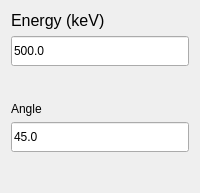
                      <widget class="QWidget" name="page_anangle">
                       <layout class="QVBoxLayout" name="verticalLayout_12">
                        <item>
                         <layout class="QGridLayout" name="gridLayout_8">
                          <property name="bottomMargin">
                           <number>30</number>
                          </property>
                          <item row="2" column="0">
                           <widget class="QLineEdit" name="LneAngle">
                            <property name="sizePolicy">
                             <sizepolicy hsizetype="Expanding" vsizetype="Minimum">
                              <horstretch>0</horstretch>
                              <verstretch>0</verstretch>
                             </sizepolicy>
                            </property>
                            <property name="minimumSize">
                             <size>
                              <width>0</width>
                              <height>30</height>
                             </size>
                            </property>
                            <property name="maximumSize">
                             <size>
                              <width>16777215</width>
                              <height>30</height>
                             </size>
                            </property>
                            <property name="text">
                             <string>45.0</string>
                            </property>
                            <property name="placeholderText">
                             <string>Angle</string>
                            </property>
                           </widget>
                          </item>
                          <item row="1" column="0" alignment="Qt::AlignVCenter">
                           <widget class="QLabel" name="label_14">
                            <property name="sizePolicy">
                             <sizepolicy hsizetype="Preferred" vsizetype="Minimum">
                              <horstretch>0</horstretch>
                              <verstretch>0</verstretch>
                             </sizepolicy>
                            </property>
                            <property name="font">
                             <font>
                              <pointsize>9</pointsize>
                             </font>
                            </property>
                            <property name="text">
                             <string>Angle</string>
                            </property>
                           </widget>
                          </item>
                          <item row="0" column="0">
                           <layout class="QGridLayout" name="gridLayout_7">
                            <property name="bottomMargin">
                             <number>30</number>
                            </property>
                            <item row="0" column="0" alignment="Qt::AlignVCenter">
                             <widget class="QLabel" name="label_13">
                              <property name="sizePolicy">
                               <sizepolicy hsizetype="Preferred" vsizetype="Minimum">
                                <horstretch>0</horstretch>
                                <verstretch>0</verstretch>
                               </sizepolicy>
                              </property>
                              <property name="font">
                               <font>
                                <pointsize>12</pointsize>
                               </font>
                              </property>
                              <property name="text">
                               <string>Energy (keV)</string>
                              </property>
                             </widget>
                            </item>
                            <item row="1" column="0">
                             <widget class="QLineEdit" name="LneEnergy">
                              <property name="sizePolicy">
                               <sizepolicy hsizetype="Expanding" vsizetype="Minimum">
                                <horstretch>0</horstretch>
                                <verstretch>0</verstretch>
                               </sizepolicy>
                              </property>
                              <property name="minimumSize">
                               <size>
                                <width>0</width>
                                <height>30</height>
                               </size>
                              </property>
                              <property name="maximumSize">
                               <size>
                                <width>16777215</width>
                                <height>30</height>
                               </size>
                              </property>
                              <property name="text">
                               <string>500.0</string>
                              </property>
                              <property name="placeholderText">
                               <string>Energy (keV)</string>
                              </property>
                             </widget>
                            </item>
                           </layout>
                          </item>
                         </layout>
                        </item>
                       </layout>
                      </widget>
